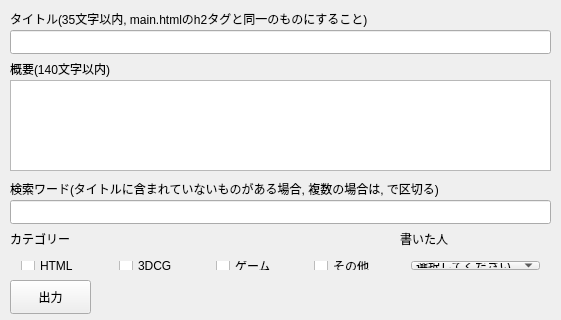
<?xml version="1.0" encoding="UTF-8"?>
<ui version="4.0">
 <class>MainWindow</class>
 <widget class="QMainWindow" name="MainWindow">
  <property name="geometry">
   <rect>
    <x>0</x>
    <y>0</y>
    <width>561</width>
    <height>320</height>
   </rect>
  </property>
  <property name="minimumSize">
   <size>
    <width>561</width>
    <height>320</height>
   </size>
  </property>
  <property name="maximumSize">
   <size>
    <width>561</width>
    <height>320</height>
   </size>
  </property>
  <property name="windowTitle">
   <string>電子計算機研究会ブログ作成ツール</string>
  </property>
  <property name="windowIcon">
   <iconset>
    <normaloff>icon/Dicon.ico</normaloff>icon/Dicon.ico</iconset>
  </property>
  <widget class="QWidget" name="centralWidget">
   <widget class="QLineEdit" name="lineEdit_Title">
    <property name="geometry">
     <rect>
      <x>10</x>
      <y>30</y>
      <width>541</width>
      <height>24</height>
     </rect>
    </property>
    <property name="text">
     <string/>
    </property>
    <property name="maxLength">
     <number>35</number>
    </property>
   </widget>
   <widget class="QLabel" name="label_Title">
    <property name="geometry">
     <rect>
      <x>10</x>
      <y>10</y>
      <width>461</width>
      <height>18</height>
     </rect>
    </property>
    <property name="text">
     <string>タイトル(35文字以内, main.htmlのh2タグと同一のものにすること)</string>
    </property>
   </widget>
   <widget class="QLabel" name="label_Overview">
    <property name="geometry">
     <rect>
      <x>10</x>
      <y>60</y>
      <width>171</width>
      <height>18</height>
     </rect>
    </property>
    <property name="text">
     <string>概要(140文字以内)</string>
    </property>
   </widget>
   <widget class="QWidget" name="horizontalLayoutWidget">
    <property name="geometry">
     <rect>
      <x>10</x>
      <y>250</y>
      <width>541</width>
      <height>31</height>
     </rect>
    </property>
    <layout class="QHBoxLayout" name="horizontalLayout">
     <item>
      <widget class="QCheckBox" name="checkBox_HTML">
       <property name="text">
        <string>HTML</string>
       </property>
      </widget>
     </item>
     <item>
      <widget class="QCheckBox" name="checkBox_3DCG">
       <property name="text">
        <string>3DCG</string>
       </property>
       <property name="checked">
        <bool>false</bool>
       </property>
      </widget>
     </item>
     <item>
      <widget class="QCheckBox" name="checkBox_Game">
       <property name="text">
        <string>ゲーム</string>
       </property>
      </widget>
     </item>
     <item>
      <widget class="QCheckBox" name="checkBox_Other">
       <property name="text">
        <string>その他</string>
       </property>
      </widget>
     </item>
     <item>
      <widget class="QComboBox" name="comboBox_Author">
       <item>
        <property name="text">
         <string>選択してください。</string>
        </property>
       </item>
       <item>
        <property name="text">
         <string>丁字路の人</string>
        </property>
       </item>
       <item>
        <property name="text">
         <string>考えるリンゴ</string>
        </property>
       </item>
       <item>
        <property name="text">
         <string>トイレの紙</string>
        </property>
       </item>
       <item>
        <property name="text">
         <string>pine</string>
        </property>
       </item>
       <item>
        <property name="text">
         <string>TT</string>
        </property>
       </item>
       <item>
        <property name="text">
         <string>kirby</string>
        </property>
       </item>
       <item>
        <property name="text">
         <string>TOEICアンチ</string>
        </property>
       </item>
       <item>
        <property name="text">
         <string>ライム</string>
        </property>
       </item>
       <item>
        <property name="text">
         <string>音無</string>
        </property>
       </item>
       <item>
        <property name="text">
         <string>こてつ</string>
        </property>
       </item>
       <item>
        <property name="text">
         <string>Satan</string>
        </property>
       </item>
       <item>
        <property name="text">
         <string>しでん</string>
        </property>
       </item>
       <item>
        <property name="text">
         <string>五字きのこ</string>
        </property>
       </item>
      </widget>
     </item>
    </layout>
   </widget>
   <widget class="QLabel" name="label_Category">
    <property name="geometry">
     <rect>
      <x>10</x>
      <y>230</y>
      <width>75</width>
      <height>18</height>
     </rect>
    </property>
    <property name="text">
     <string>カテゴリー</string>
    </property>
   </widget>
   <widget class="QLabel" name="label_Author">
    <property name="geometry">
     <rect>
      <x>400</x>
      <y>230</y>
      <width>75</width>
      <height>18</height>
     </rect>
    </property>
    <property name="text">
     <string>書いた人</string>
    </property>
   </widget>
   <widget class="QPushButton" name="pushButton_Output">
    <property name="geometry">
     <rect>
      <x>10</x>
      <y>280</y>
      <width>81</width>
      <height>34</height>
     </rect>
    </property>
    <property name="text">
     <string>出力</string>
    </property>
   </widget>
   <widget class="QPlainTextEdit" name="plainTextEdit_Overview">
    <property name="geometry">
     <rect>
      <x>10</x>
      <y>80</y>
      <width>541</width>
      <height>91</height>
     </rect>
    </property>
    <property name="verticalScrollBarPolicy">
     <enum>Qt::ScrollBarAlwaysOff</enum>
    </property>
    <property name="horizontalScrollBarPolicy">
     <enum>Qt::ScrollBarAlwaysOff</enum>
    </property>
   </widget>
   <widget class="QLabel" name="label">
    <property name="geometry">
     <rect>
      <x>10</x>
      <y>180</y>
      <width>551</width>
      <height>18</height>
     </rect>
    </property>
    <property name="text">
     <string>検索ワード(タイトルに含まれていないものがある場合, 複数の場合は, で区切る)</string>
    </property>
   </widget>
   <widget class="QLineEdit" name="lineEdit_Word">
    <property name="geometry">
     <rect>
      <x>10</x>
      <y>200</y>
      <width>541</width>
      <height>24</height>
     </rect>
    </property>
   </widget>
  </widget>
 </widget>
 <layoutdefault spacing="6" margin="11"/>
 <resources/>
 <connections/>
</ui>
